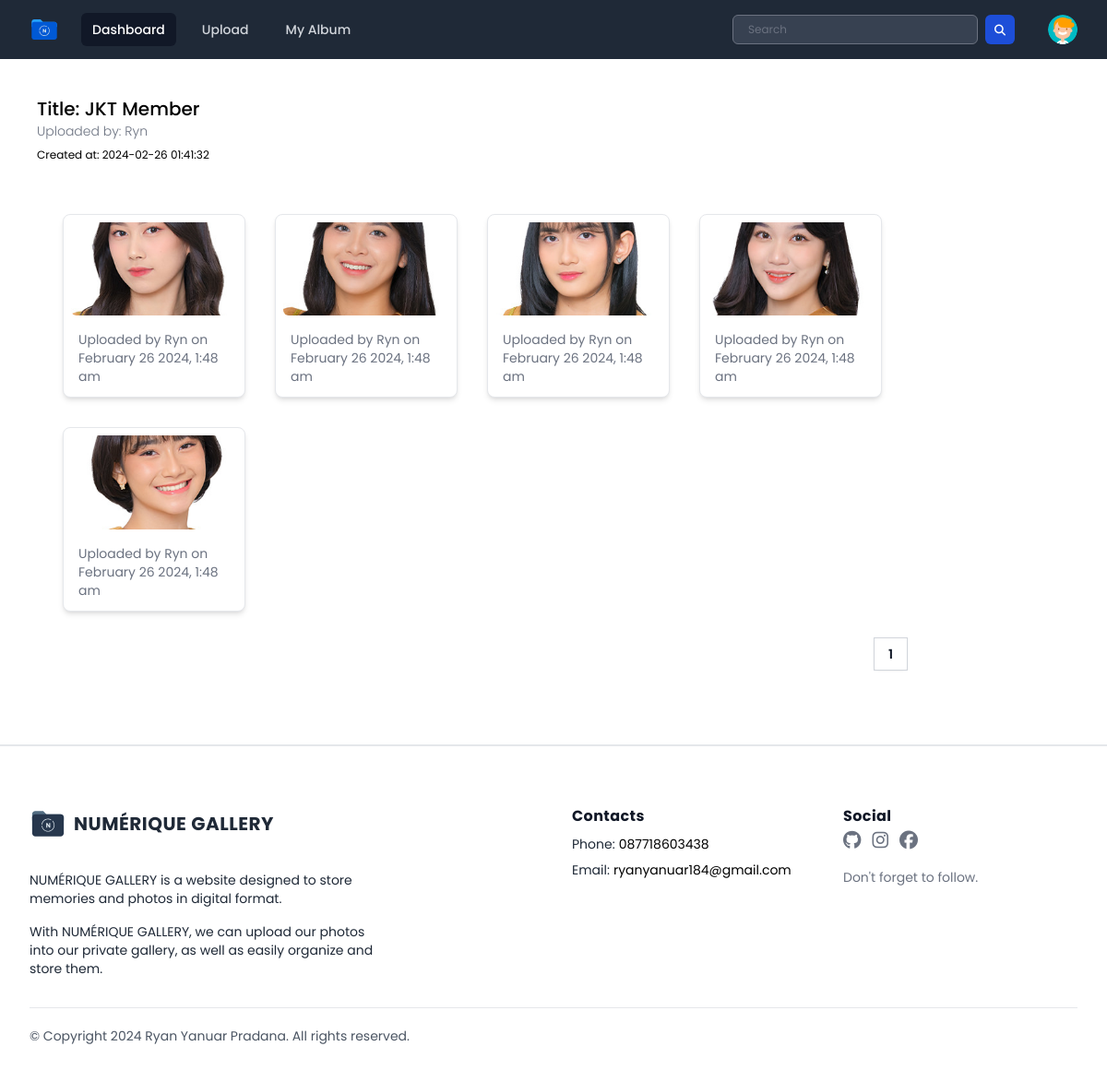
The app's page /public/page/guest/photoAlbum-guest.php?albumID=4 with its own data.
### tables this page shows
CREATE TABLE `albums` (
  `albumID` int(11) NOT NULL,
  `userID` int(11) NOT NULL,
  `title` varchar(100) DEFAULT NULL,
  `description` text DEFAULT NULL,
  `createdAt` timestamp NOT NULL DEFAULT current_timestamp() ON UPDATE current_timestamp(),
  `thumbnail_album` varchar(255) NOT NULL DEFAULT 'album_default.svg'
);

CREATE TABLE `users` (
  `userID` int(11) NOT NULL,
  `name` varchar(255) DEFAULT NULL,
  `username` varchar(50) NOT NULL,
  `password` varchar(255) NOT NULL,
  `email` varchar(100) NOT NULL,
  `access_level` varchar(50) DEFAULT 'user',
  `last_login` datetime DEFAULT NULL,
  `createdAt` timestamp NOT NULL DEFAULT current_timestamp(),
  `profile_photo` varchar(255) DEFAULT 'default_profile.svg'
);

CREATE TABLE `photos` (
  `photoID` int(11) NOT NULL,
  `userID` int(11) NOT NULL,
  `albumID` int(11) DEFAULT 0,
  `title` varchar(100) DEFAULT NULL,
  `description` text DEFAULT NULL,
  `image_path` varchar(255) DEFAULT NULL,
  `createdAt` timestamp NOT NULL DEFAULT current_timestamp() ON UPDATE current_timestamp(),
  `category` varchar(255) NOT NULL
);

### public/page/guest/photoAlbum-guest.php (the view, shortened to what this page needs)
<?php
include "../../../database/koneksi.php";
$albumID = $_GET['albumID'];
$queryTotalRows = "SELECT COUNT(*) as total FROM photos WHERE albumID = '$albumID'";
$resultTotalRows = mysqli_query($conn, $queryTotalRows);
$totalRows = mysqli_fetch_assoc($resultTotalRows)['total'];
$rowsPerPage = 12;
$totalPages = ceil($totalRows / $rowsPerPage);
$current_page = isset($_GET['page']) ? $_GET['page'] : 1;
$offset = ($current_page - 1) * $rowsPerPage;
$queryPhotos = "SELECT photos.photoID, photos.title, photos.description, photos.image_path, photos.createdAt, users.username AS uploader
    FROM photos
    INNER JOIN users ON photos.userID = users.userID
    WHERE photos.albumID = $albumID
    ORDER BY photos.createdAt DESC
    LIMIT $offset, $rowsPerPage";
$resultPhotos = mysqli_query($conn, $queryPhotos);
$queryAlbums = "SELECT albums.albumID, albums.title, albums.description, albums.thumbnail_album, albums.createdAt, users.username AS username, users.userID AS userID
    FROM albums
    INNER JOIN users ON albums.userID = users.userID
    WHERE albums.albumID = $albumID
    ORDER BY albums.createdAt DESC";
$resultAlbums = mysqli_query($conn, $queryAlbums);
?>
<!DOCTYPE html>
<html lang="en">
<head>
    <link rel="stylesheet" href="../../css/output.css">
    <link rel="stylesheet" href="../../css/style.css">
    <link rel="stylesheet" href="../../css/all.min.css">
    <link rel="stylesheet" href="../../css/fontawesome.min.css">
</head>
<body class="h-screen overflow-x-hidden font-poppins">
    <div x-data="{ open: false, profileMenuOpen: false }">
        <nav class="bg-gray-800">
            <div class="mx-auto max-w-7xl px-2 sm:px-6 lg:px-8">
                <div class="relative flex h-16 items-center justify-between">
                    <div class="flex flex-1 items-center justify-center sm:items-stretch sm:justify-start">
                        <div class="flex flex-shrink-0 items-center">
                            <img class="h-8 w-auto" src="../../assets/logo/logo-secondary.svg" alt="Numérique Gallery">
                        </div>
                        <div class="hidden sm:ml-6 sm:block">
                            <div class="flex space-x-4">
                                <a href="../index.php" class="bg-gray-900 text-white rounded-md px-3 py-2 text-sm font-medium" aria-current="page">Dashboard</a>
                                <a href="../user/register.php" class="text-gray-300 hover:bg-gray-700 hover:text-white rounded-md px-3 py-2 text-sm font-medium">Upload</a>
                                <a href="../user/register.php" class="text-gray-300 hover:bg-gray-700 hover:text-white rounded-md px-3 py-2 text-sm font-medium">My Album</a>
                            </div>
                        </div>
                    </div>
                    <div class="flex items-center">
                        <form action="./result-search_guest.php" class="flex flex-row gap-2" method="GET">
                            <div class="hidden sm:block">
                                <input type="text" name="search" placeholder="Search" class="bg-gray-700 text-white px-4 py-3 h-8 rounded-md text-xs focus:outline-none focus:shadow-outline">
                            </div>
                            <button type="submit" class="text-white block bg-blue-700 hover:bg-blue-800 focus:ring-4 focus:ring-blue-300 font-medium rounded-md text-sm  h-8 w-8 dark:bg-blue-600 dark:hover:bg-blue-700 focus:outline-none dark:focus:ring-blue-800"><i class="fa-solid fa-magnifying-glass text-xs mx-auto"></i></button>
                        </form>
                    </div>
                    <div class="absolute inset-y-0 right-0 flex items-center pr-2 sm:static sm:inset-auto sm:ml-6 sm:pr-0">
                        <div class="relative ml-3">
                            <div>
                                <button @click="profileMenuOpen = !profileMenuOpen" type="button" class="relative flex rounded-full bg-gray-800 text-sm focus:outline-none focus:ring-2 focus:ring-white focus:ring-offset-2 focus:ring-offset-gray-800" id="user-menu-button" aria-expanded="false" aria-haspopup="true">
                                    <span class="absolute -inset-1.5"></span>
                                    <img class="h-8 w-8 rounded-full" src="../../../database/uploads/default_profile.svg" alt="">
                                </button>
                            </div>
                        </div>
                    </div>
                </div>
            </div>
    </div>
    <div class="container p-10">
        <?php
        if ($resultAlbums && mysqli_num_rows($resultAlbums) > 0) {
            while ($row = mysqli_fetch_array($resultAlbums)) {
                $title = $row['title'];
                $username = $row['username'];
                $createdAt = $row['createdAt'];
            }
        }
        ?>
        <div class="flex justify-between items-center mb-5">
            <div>
                <p class="font-medium text-xl">
                    <span>Title: </span> <?= $title ?>
                </p>
                <p class="font-light text-gray-500 text-sm">
                    <span>Uploaded by: </span> <?= $username ?>
                </p>
                <p class="text-xs pt-2">
                    <span>Created at: </span><?= $createdAt ?>
                </p>
            </div>
        </div>
        <div class="relative">
            <div class="px-5">
                <p class="pt-2">
                </p>
            </div>
        </div>
        <div class="grid gap-8 grid-cols-1 sm:grid-cols-2 md:grid-cols-3 lg:grid-cols-4 p-4 md:p-2 xl:p-5 m-5">
            <?php
            if ($resultPhotos && mysqli_num_rows($resultPhotos) > 0) {
                while ($row = mysqli_fetch_assoc($resultPhotos)) {
            ?>
                    <div class="relative bg-white border rounded-lg shadow-md dark:bg-gray-800 dark:border-gray-700 transform transition duration-500 hover:scale-105">
                        <div class="p-2 flex justify-center">
                            <a href="./post-guest.php?photoID=<?= $row['photoID'] ?>" style="display: block; width: 100%; height: 0; padding-bottom: 56.25%; position: relative;">
                                <img class="rounded-md object-cover w-full h-full absolute inset-0" src="../../../database/uploads/<?php echo $row['image_path']; ?>" loading="lazy" alt="<?php echo $row['title']; ?>">
                            </a>
                        </div>
                        <div class="px-4 pb-3">
                            <div>
                                <p class="mt-2 text-gray-500 text-sm">
                                    Uploaded by
                                    <span class="hover:text-white" style="cursor: default;">
                                        <?php echo $row['uploader']; ?>
                                    </span>
                                    on <br>
                                    <span>
                                        <?php echo date('F j Y, g:i a', strtotime($row['createdAt'])); ?>
                                    </span>
                                </p>
                            </div>
                        </div>
                    </div>
            <?php
                }
            } else {
                echo "<p>No photos found in this album.</p>";
            }
            ?>
        </div>
        <div class="hidden sm:flex sm:flex-1 sm:items-center sm:justify-between">
            <div>
                <nav class="isolate inline-flex -space-x-px rounded-md shadow-sm" aria-label="Pagination">
                    <?php for ($i = 1; $i <= $totalPages; $i++) : ?>
                        <a href="?albumID=<?= $albumID ?>&page=<?= $i ?>" class="relative inline-flex items-center px-4 py-2 text-sm font-semibold text-gray-900 ring-1 ring-inset ring-gray-300 hover:bg-gray-50 focus:z-20 focus:outline-offset-0">
                            <?= $i ?>
                        </a>
                    <?php endfor; ?>
                </nav>
            </div>
        </div>
    </div>
    <div class="px-4 pt-16 mx-auto sm:max-w-xl md:max-w-full lg:max-w-screen-xl md:px-24 lg:px-8 border-t-2 mt-10">
        <div class="grid gap-10 row-gap-6 mb-8 sm:grid-cols-2 lg:grid-cols-4">
            <div class="sm:col-span-2">
                <a href="../../dashboard.php" aria-label="Go home" title="Company" class="inline-flex items-center">
                    <img src="../../assets/logo/logo-main.svg" class="h-10 w-auto" alt="Numérique Gallery">
                    <span class="ml-2 text-xl font-bold tracking-wide text-gray-800 uppercase">Numérique Gallery</span>
                </a>
                <div class="mt-6 lg:max-w-sm">
                    <p class="text-sm text-gray-800">
                        NUMÉRIQUE GALLERY is a website designed to store memories and photos in digital format.
                    </p>
                    <p class="mt-4 text-sm text-gray-800">
                        With NUMÉRIQUE GALLERY, we can upload our photos into our private gallery, as well as easily organize and store them.
                    </p>
                </div>
            </div>
            <div class="space-y-2 text-sm">
                <p class="text-base font-bold tracking-wide text-gray-900">Contacts</p>
                <div class="flex">
                    <p class="mr-1 text-gray-800">Phone:</p>
                    <span class="transition-colors duration-300 text-deep-purple-accent-400 hover:text-deep-purple-800">087718603438</span>
                </div>
                <div class="flex">
                    <p class="mr-1 text-gray-800">Email:</p>
                    <span class="transition-colors duration-300 text-deep-purple-accent-400 hover:text-deep-purple-800">ryanyanuar184@gmail.com</span>
                </div>
            </div>
            <div>
                <span class="text-base font-bold tracking-wide text-gray-900">Social</span>
                <div class="flex items-center mt-1 space-x-3">
                    <a href="https://github.com/Rynr615" target="_blank" class="text-gray-500 transition-colors duration-300 hover:text-gray-500">
                        <i class="fa-brands fa-github text-xl"></i>
                    </a>
                    <a href="https://www.instagram.com/ryn_ynr/" target="_blank" class="text-gray-500 transition-colors duration-300 hover:hover:text-gray-500">
                        <i class="fa-brands fa-instagram text-xl"></i>
                    </a>
                    <a href="https://www.facebook.com/profile.php?id=100055706964435" target="_blank" class="text-gray-500 transition-colors duration-300 hover:hover:text-gray-500">
                        <i class="fa-brands fa-facebook text-xl"></i>
                    </a>
                </div>
                <p class="mt-4 text-sm text-gray-500">
                    Don't forget to follow.
                </p>
            </div>
        </div>
        <div class="flex flex-col-reverse justify-between pt-5 pb-10 border-t lg:flex-row">
            <p class="text-sm text-gray-600">
                © Copyright 2024 Ryan Yanuar Pradana. All rights reserved.
            </p>
        </div>
    </div>
</body>
</html>

### public/css/style.css (style rules this page uses)
* { font-family : 'Poppins', sans-serif; }

### records on screen
albums: title "JKT Member", userID.username "Ryn", createdAt "2024-02-26 01:41:32"
photos: image_path (picture), userID.username "Ryn", createdAt "February 26 2024, 1:48 am"
photos: image_path (picture), userID.username "Ryn", createdAt "February 26 2024, 1:48 am"
photos: image_path (picture), userID.username "Ryn", createdAt "February 26 2024, 1:48 am"
photos: image_path (picture), userID.username "Ryn", createdAt "February 26 2024, 1:48 am"
photos: image_path (picture), userID.username "Ryn", createdAt "February 26 2024, 1:48 am"
